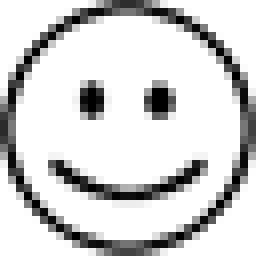
%> input picture EMClass/Matlab_demos/smiley.tiff, 32 x 32 px (shown 8 times larger)
$ octave PhaseProblem.m   (GNU Octave 9; MATLAB toolbox functions it lacks are replaced by stand-ins)
%> lines starting %> are read from the running program, lines starting %| are printed output that depends on the picture
### EMClass/Matlab_demos/imacs.m
function h=imacs(x,y,m)
% function h=imacs(x,y,m);
% function h=imacs(m);
% Draw an image using cartesian coordinates and autoscaling,
% with m(1,1) being in the standard position at lower left.
% if x and y arguments are given, they set the scaling of ticks.
% We assume a 256-level grayscale, as is set by the function SetGrayscale.
% If an output argument h is given, the function returns the handle to the
% image object.
if nargin==3
    if isa(m,'integer')
        m=single(m);
    end;
    m=squeeze(m);
    mn=min(min(m));
    mx=max(max(m));
    if (mx-mn)<eps*max(1,(mx+mn))  % Nothing there: show gray
        mx=mx+1;
        mn=mn-1;
    end;
    h=image(x,y,255*(m'-mn)/(mx-mn));
    axis xy;

else % no scale arguments, just display the x variable.

    if isa(x,'integer')
        x=single(x);
    end;
    x=squeeze(x);
    if ndims(x)>3
        x=x(:,:,1);  % take only the first plane.
    end;
% [6 lines of commented-out code are left out]
    mn=min(min(x));
    mx=max(max(x));
    if (mx-mn)<eps*max(1,(mx+mn))  % Nothing there: show gray
        mx=mx+1;
        mn=mn-1;
    end;
    h=image(255*(x'-mn)/(mx-mn));
    axis xy;
end;
if nargout<1
    clear h
end;

### EMClass/Matlab_demos/imacx.m
function scl=imacx(m,power,scl)
%  imacx(m), imacx(m,power,scl)
% Autoscaled plot of complex-valued matrix m.  Intensity of the plot is
% determined by abs(m), and the color represents the phase.
% If the argument 'power' is given, then the intensity is abs(m).^power.
% Typically power<1 to expand the dynamic range of the display.
% If desired, the magnitude scaling is returned, for use with further
% displays.  The scaling is computed as scl=1/max(abs(m(:)).^power).

m=squeeze(m);

if nargin<2
    r=abs(m);
else
    r=abs(m).^power;
end;

if nargin<3
    scl=1;
end;

t=atan2(imag(m),real(m));  % theta
mx=max(max(r));
if mx > 0 && nargin<3
    r=r/mx;
    scl=1/mx;
else
    r=min(r*scl,1);
end;

% wrap t about zero, not -pi
td=t/(2*pi)+(t<0);
d=64*(1-eps); % magic factor
md=257+floor(r*d)+64*floor(d*td);

% draw the image
image(md');
axis xy

### aLibs/EMBase/SetComplex.m
function SetComplex
% function SetComplex
% Set the color map to allow polar representation of complex numbers.  The lowest 256
% levels are a grayscale.  Starting with element 257 we index 2^12 colors,
% based on 6 bits (64 levels) of intensity and 6 bits of color.  Thus given a complex number
% represented as (r,t), with 0<r<1 and 0<t<2*pi we have
%     index = 256+floor(r*64)+64*floor(64*t/(2*pi))
% The function imacx does this
n=64;

r10=sin(pi/2*(1:-1/21:0));      % 22 points
% r10=1:-1/21:0;      % 22 points
r01=sin(pi/2*(0:1/21:21/22)); % 21 points
% r01=0:1/21:21/22; % 21 points
r00=zeros(1,21);
gray=0:1/255:1;     % 256 points

% four color arrays, 64 elements each
ared=[r10 r00 r01];
agrn=[r01 r10 r00];
ablu=[r00 r01 r10];
aint=0:1/63:1;  % 64 intensity levels

% we mix the intensities to make the brightness more constant.
mred=min(kron(aint',ared+0.1*ablu),1) ;
mgrn=min(kron(aint',0.8*agrn+0.2*ared+0.2*ablu),1);
mblu=min(kron(aint',ablu+0.2*ared),1);

vred=reshape(mred,n*n,1);
vgrn=reshape(mgrn,n*n,1);
vblu=reshape(mblu,n*n,1);

map=[gray' gray' gray'; vred vgrn vblu];
colormap(map)

### EMClass/Matlab_demos/PhaseProblem.m
% Lattice.m
%
% demonstrate the FT of a lattice and convolution with an object.
figure(2);
% set(gcf,'menubar','none');
set(gcf,'color',[0.3 0.3 0.3]);

n=150;
n1=50;

nr=2;
nc=2;  % number of rows, columns in figure.

sm=double(imread('smiley.tiff'));
%> sm: size 32x32 double; min 0, max 255, mean 209.9; mean of the top-left, top-right, bottom-left and bottom-right quarters 212.8, 212.3, 207.2, 207.3
sm=(255-sm')/255;
sz=size(sm);
%> sz = [32 32]
ns=min(sz);  % smallest dimension of object
%> ns = 32

figure(2); clf;
set(gcf,'color',[0.3 0.3 0.3]);
SetComplex;
subplot(nr,nc,1);

% object
rm=zeros(n,n);
ctr=n/2+1;
rm(ctr-ns/2:ctr+ns/2-1,ctr-ns/2:ctr+ns/2-1)=sm(1:ns,ns:-1:1);
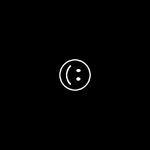
%> rm: size 150x150 double; min 0, max 1, mean 0.00805
rm=rm-mean(mean(rm));
% rm=GaussFilt2(rm,0.2);

% FT of object
fm=fft2(fftshift(rm));
subplot(nr,nc,1);
sp=abs(fftshift(fm));
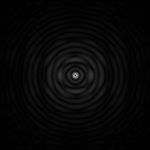
%> sp: size 150x150 double; min 2.84e-14, max 167.5, mean 7.5
imacs(sqrt(sp));
%> in imacs, `x=squeeze(x);`:
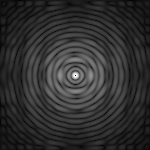
%> x: size 150x150 double; min 1.69e-07, max 12.94, mean 2.43; drawn with min black and max white
%> in imacs, `mn=min(min(x));`: mn = 1.69e-07
%> in imacs, `mx=max(max(x));`: mx = 12.94

% Patterson
pm=real(ifft2(abs(fm)));
subplot(nr,nc,2);
imacs(fftshift(sqrt(abs(pm))));
%> in imacs (call 2), `x=squeeze(x);`:
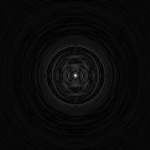
%> x: size 150x150 double; min 0.000595, max 2.74, mean 0.116; drawn with min black and max white
%> in imacs (call 2), `mn=min(min(x));`: mn = 0.000595
%> in imacs (call 2), `mx=max(max(x));`: mx = 2.74

subplot(nr,nc,3);
imacx(fftshift(fm),0.5);
%> in imacx, `t=atan2(imag(m),real(m));`:
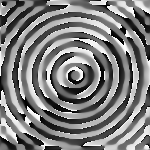
%> t: size 150x150 double; min -3.14, max 3.14, mean 0.00014; drawn with min black and max white
%> in imacx, `mx=max(max(r));`: mx = 12.94
%> in imacx, `scl=1/mx;`: scl = 0.0773
%> in imacx, `td=t/(2*pi)+(t<0);`:
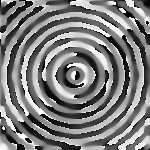
%> td: size 150x150 double; min 0, max 1, mean 0.5
drawnow;

subplot(nr,nc,4);
imacs(rm);
%> in imacs (call 3), `mn=min(min(x));`: mn = -0.00805
%> in imacs (call 3), `mx=max(max(x));`: mx = 0.992
%> in imacs (call 3), `axis xy;`:
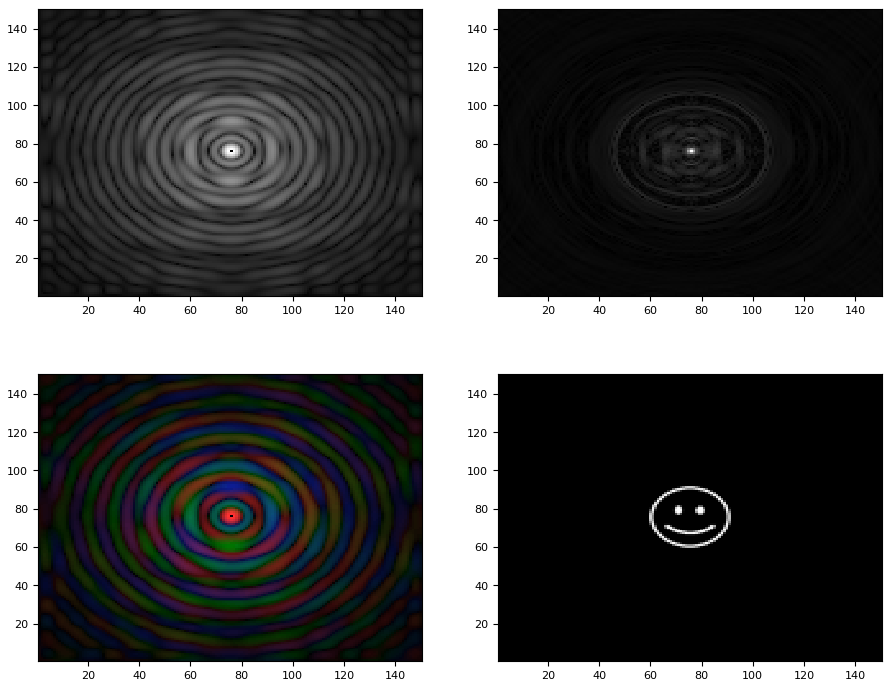
%> figure redrawn from the program's plot data, 4 panels
